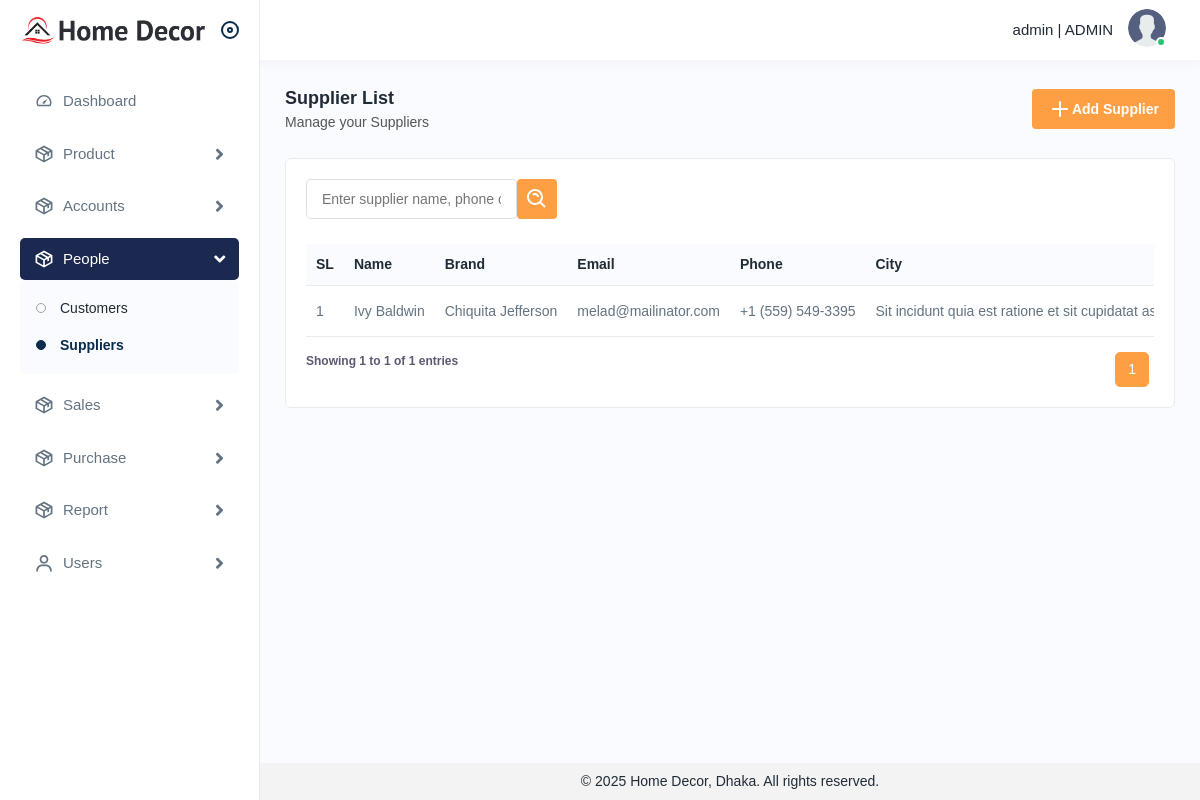
Screenshot of /people/suppliers/ (signed in) with the database file from the repository.
### authentication/models.py (models this page shows, shortened)
class User(AbstractUser):
    class Gender(models.TextChoices):
        MALE = 'male', _('Male')
        FEMALE = 'female', _('Female')
        OTHERS = 'others', _('Others')
    class Region(models.TextChoices):
        LOCAL = 'local', _('Local')
        INTERNATIONAL = 'international', _('International')
    primary_phone = PhoneNumberField(verbose_name='phone_number', null=True, blank=True)
    secondary_phone = PhoneNumberField(null=True, blank=True)
    is_active = models.BooleanField(default=True)
    role = models.ForeignKey(Role, on_delete=models.RESTRICT, null=True, blank=True)
    user_group = models.ForeignKey(UserGroup, on_delete=models.RESTRICT, null=True, blank=True)
    father_name = models.CharField(max_length=255, null=True, blank=True)
    mother_name = models.CharField(max_length=255, null=True, blank=True)
    address = models.CharField(max_length=255, null=True, blank=True)
    gender = models.CharField(max_length=6, choices=Gender.choices, default=Gender.MALE)
    date_of_birth = models.DateField(null=True, blank=True)
    profile_picture = models.ImageField(upload_to="users/profile_picture/", null=True, blank=True)
    nid_image = models.ImageField(upload_to="users/nid/", null=True, blank=True)
    nid_no = models.CharField(max_length=32, null=True, blank=True)
    created_at = models.DateTimeField(auto_now_add=True)
    updated_at = models.DateTimeField(auto_now=True)
    created_by = models.ForeignKey(settings.AUTH_USER_MODEL, on_delete= models.SET_NULL, related_name="+", null=True, blank=True)
    updated_by = models.ForeignKey(settings.AUTH_USER_MODEL, on_delete= models.SET_NULL, related_name="+", null=True, blank=True)
    class Meta:
        ordering = ('-id', )

class Role(models.Model):
    name = models.CharField(max_length=255)
    created_at = models.DateTimeField(auto_now_add=True)
    updated_at = models.DateTimeField(auto_now=True)
    created_by = models.ForeignKey(settings.AUTH_USER_MODEL, on_delete= models.SET_NULL, related_name="+", null=True, blank=True)
    updated_by = models.ForeignKey(settings.AUTH_USER_MODEL, on_delete= models.SET_NULL, related_name="+", null=True, blank=True)
    class Meta:
        ordering = ('-id', )

class Supplier(BaseModel):
    name = models.CharField(max_length=255)
    brand = models.ForeignKey(Brand, on_delete=models.RESTRICT, null=True, blank=True)
    email = models.EmailField(blank=True, null=True)
    phone = models.CharField(max_length=20)
    address = models.TextField(blank=True, null=True)
    city = models.CharField(max_length=100, blank=True, null=True)
    is_active = models.BooleanField(default=True)

### product/models.py (models this page shows, shortened)
class Brand(BaseModel):
	name = models.CharField(max_length=255)
	image = models.ImageField(upload_to='brand/', null=True, blank=True)

### authentication/views/supplier_views.py (the view)
# urls.py: path('suppliers/', views.SupplierListView.as_view(), name='supplier_list'),
class SupplierListView(LoginRequiredMixin, OwnerFilterMixin, ListView):
    model = Supplier
    template_name = 'supplier/list.html'
    context_object_name = 'supplier_list'
    def get_queryset(self):
        qs = super().get_queryset().select_related('brand')
        search = self.request.GET.get('search_input', '').strip()
        if search:
            qs = qs.filter(Q(name__icontains=search) | Q(phone__icontains=search) | Q(email__icontains=search))
        return qs
    def get_context_data(self, **kwargs):
        context = super().get_context_data(**kwargs)
        context['search'] = self.request.GET.get('search', '')
        queryset = context.get('supplier_list')
        paginator = Paginator(queryset, 50)
        page_number = self.request.GET.get('page')
        page_obj = paginator.get_page(page_number)
        context['supplier_list'] = page_obj
        return context
    def render_to_response(self, context, **response_kwargs):
        if self.request.headers.get('x-requested-with') == 'XMLHttpRequest':
            html = render_to_string('supplier/_table_fragment.html', context=context, request=self.request)
            return JsonResponse({'html': html})
        return super().render_to_response(context, **response_kwargs)

### authentication/views/supplier_views.py (called while the page is built)
    def get_queryset(self):
        qs = super().get_queryset()
        user = self.request.user
        if not getattr(user, 'role', None) or getattr(user.role, 'name', '').upper() != 'ADMIN':
            qs = qs.filter(created_by=user)
        return qs

### utils/base_model.py (called while the page is built)
    def get_queryset(self):
        return SoftDeletionQuerySet(self.model, using=self._db).filter(
            deleted_at__isnull=True
        )

### authentication/templates/supplier/list.html (shortened to what this page needs)
{% extends 'base.html' %}
{% load static %}
{% block base %}
<div class="page-wrapper">
    <div class="content">
        <div class="page-header">
            <div class="page-title">
                <h4>Supplier List</h4>
                <h6>Manage your Suppliers</h6>
            </div>
            <div class="page-btn">
                <a href="{% url 'supplier_create' %}" class="btn btn-added">
                    <img src="{% static 'img/icons/plus.svg' %}" alt="img"> Add Supplier
                </a>
            </div>
        </div>
        <div class="card">
            <div class="card-body">
                <form id="filterForm" method="get" action="{% url 'supplier_list' %}">
                    <div class="table-top">
                        <div class="search-set">
                            <div class="form-group mb-0">
                                <input type="text" name="search_input" placeholder="Enter supplier name, phone or email" value="{% if filter_search_input %}{{ filter_search_input }}{% endif%}">
                            </div>
                            <div class="col-lg-2 col-sm-6 col-12 pl-3">
                                <div class="form-group mb-0">
                                    <button type="submit" class="btn btn-filters"><img src="{% static 'img/icons/search-whites.svg' %}" alt="img"></button>
                                </div>
                            </div>
                        </div>
                    </div>
                </form>
                {% include 'supplier/_table_fragment.html' %}
            </div>
        </div>
    </div>
</div>
{% endblock base %}

### templates/particals/navbar.html (shortened to what this page needs)
{% load static %}
    <div class="header">
      <div class="header-left active">
        <a href="{% url 'home' %}" class="logo">
          <img src="{% static 'img/full-logo.png' %}" alt="" />
        </a>
        <a id="toggle_btn" href=""> </a>
      </div>
      <ul class="nav user-menu">
        <li class="nav-item dropdown has-arrow main-drop">
          <a
            href=""
            class="dropdown-toggle nav-link userset"
            data-bs-toggle="dropdown"
          >
          <span style="padding-right: 15px;">
              <span>{{ request.user.username }} </span> |
              <span class="pr-2">{{ request.user.role.name}}</span>
          </span>
            <span class="user-img"
              >
              {% if request.user.profile_picture %}
                <img src="{{request.user.profile_picture.url}}">
              {% else %}
                <img src="{% static 'img/icons/avator.png' %}">
              {% endif %}
              <span class="status online"></span
            ></span>
          </a>
        </li>
      </ul>
  </div>

### authentication/templates/supplier/_table_fragment.html (shortened to what this page needs)
{% load static %}
<div id="supplier-list">
    <div class="table-responsive">
        <table class="table">
            <thead>
                <tr>
                    <th>SL</th>
                    <th>Name</th>
                    <th>Brand</th>
                    <th>Email</th>
                    <th>Phone</th>
                    <th>City</th>
                </tr>
            </thead>
            <tbody>
                {% for supplier in supplier_list %}
                    <tr>
                        <td>{{ supplier_list.start_index|add:forloop.counter0 }}</td>
                        <td>{{ supplier.name }}</td>
                        <td>{{ supplier.brand.name|default:"N/A" }}</td>
                        <td>{{ supplier.email|default:"N/A" }}</td>
                        <td>{{ supplier.phone }}</td>
                        <td>{{ supplier.city|default:"N/A" }}</td>
                    </tr>
                {% empty %}
                    <tr>
                        <td colspan="8" class="text-center">No suppliers found.</td>
                    </tr>
                {% endfor %}
            </tbody>
        </table>
    </div>
    <div class="pagination-container d-flex justify-content-between">
        <div class="pagination table-info">
            {% if supplier_list %}
                <p>
                    Showing
                    {{ supplier_list.start_index }}
                    to
                    {{ supplier_list.end_index }}
                    of
                    {{ supplier_list.paginator.count }}
                    entries
                </p>
            {% endif %}
        </div>
        <nav aria-label="Page navigation">
            <ul class="pagination">
                {% for num in supplier_list.paginator.page_range %}
                    {% if supplier_list.number < 5 %}
                        {% if num <= 5 %}
                            <li class="page-item {% if supplier_list.number == num %}active{% endif %}">
                                <a class="page-link" href="?page={{ num }}" data-page="{{ num }}">{{ num }}</a>
                            </li>
                        {% endif %}
                    {% else %}
                        {% if num >= supplier_list.number|add:-1 and num <= supplier_list.number|add:1 %}
                            <li class="page-item {% if supplier_list.number == num %}active{% endif %}">
                                <a class="page-link" href="?page={{ num }}" data-page="{{ num }}">{{ num }}</a>
                            </li>
                        {% endif %}
                    {% endif %}
                {% endfor %}
            </ul>
        </nav>
    </div>
</div>

### rows the page displays
User: user.username "admin", user.role.name "ADMIN"
Supplier: start_index|add "1", name "Ivy Baldwin", brand.name "Chiquita Jefferson", email "melad@mailinator.com", phone "+1 (559) 549-3395", city "Sit incidunt quia est ratione et sit cupidatat…"

### other values shown
{{ supplier_list.start_index }} "1"
{{ supplier_list.end_index }} "1"
{{ supplier_list.paginator.count }} "1"
{{ num }} "1"
